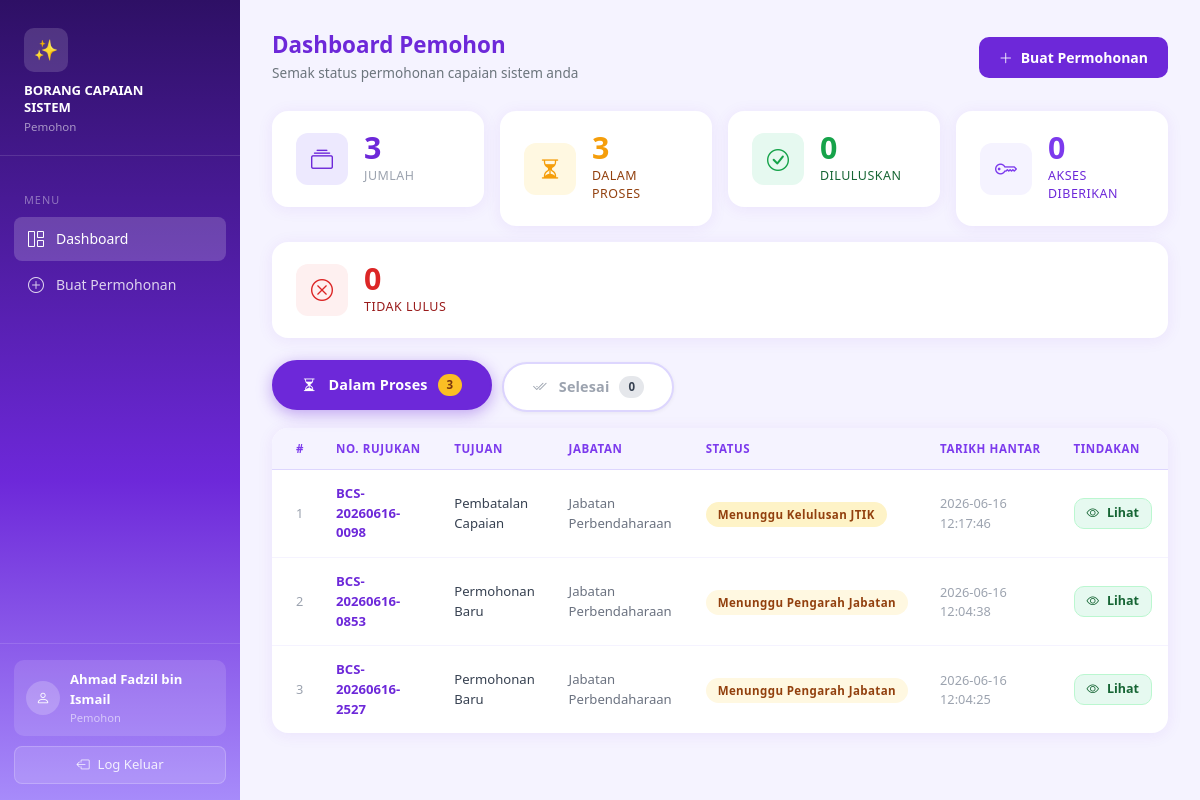
Page /dashboard_pemohon.php (signed in) on the committed database.
### tables this page shows
CREATE TABLE `permohonan` (
    `id`                    INT AUTO_INCREMENT PRIMARY KEY,
    `no_rujukan`            VARCHAR(50) UNIQUE,
    `user_id`               INT NOT NULL,
    `nama`                  VARCHAR(255) NOT NULL,
    `no_kakitangan`         VARCHAR(50) NOT NULL,
    `jawatan`               VARCHAR(255) NOT NULL,
    `gred_jawatan`          VARCHAR(50) NOT NULL,
    `jabatan`               VARCHAR(255) NOT NULL,
    `telefon`               VARCHAR(50) NOT NULL,
    `tujuan`                VARCHAR(50) NOT NULL,
    `status`                VARCHAR(50) NOT NULL DEFAULT 'MENUNGGU_PENGARAH_JAB',
    `tarikh_pemohon`        DATETIME DEFAULT CURRENT_TIMESTAMP,
    `pengarah_jab_id`       INT,
    `nama_pengarah_jab`     VARCHAR(255),
    `tarikh_pengarah_jab`   DATETIME,
    `pengarah_jtik_id`      INT,
    `kelulusan_jtik`        VARCHAR(50),
    `alasan_jtik`           TEXT,
    `tarikh_jtik`           DATETIME,
    `it_pemberi_nama`       VARCHAR(255),
    `it_pemberi_cop`        VARCHAR(255),
    `it_penyemak_nama`      VARCHAR(255),
    `it_penyemak_cop`       VARCHAR(255),
    `tarikh_it`             DATETIME,
    `created_at`            DATETIME DEFAULT CURRENT_TIMESTAMP,
    FOREIGN KEY (`user_id`) REFERENCES `users`(`id`)
);

### config.php (called while the page is built, shortened)
<?php
function statusLabel($status) {
    return match($status) {
        'MENUNGGU_PENYEMAK'     => 'Menunggu Penyemak',
        'MENUNGGU_PENGARAH_JAB' => 'Menunggu Pengarah Jabatan',
        'MENUNGGU_JTIK'         => 'Menunggu Kelulusan JTIK',
        'DILULUSKAN'            => 'Diluluskan',
        'TIDAK_DILULUSKAN'      => 'Tidak Diluluskan',
        'AKSES_DIBERIKAN'       => 'Akses Diberikan',
        default                 => $status,
    };
}
function statusClass($status) {
    return match($status) {
        'MENUNGGU_PENYEMAK'     => 'badge-secondary',
        'MENUNGGU_PENGARAH_JAB' => 'badge-warning',
        'MENUNGGU_JTIK'         => 'badge-info',
        'DILULUSKAN'            => 'badge-success',
        'TIDAK_DILULUSKAN'      => 'badge-danger',
        'AKSES_DIBERIKAN'       => 'badge-primary',
        default                 => 'badge-secondary',
    };
}
function tujuanLabel($tujuan) {
    return match($tujuan) {
        'baru'       => 'Permohonan Baru',
        'kemaskini'  => 'Kemaskini Capaian',
        'pembatalan' => 'Pembatalan Capaian',
        default      => $tujuan,
    };
}

### dashboard_pemohon.php (the view, shortened to what this page needs)
<?php
require_once __DIR__ . '/_includes.php';
$db   = getDB();
$stmt = $db->prepare("SELECT * FROM permohonan WHERE user_id = ? ORDER BY created_at DESC");
$stmt->execute([$_SESSION['user_id']]);
$list = $stmt->fetchAll();
$total    = count($list);
$proses   = array_filter($list, fn($r)=>in_array($r['status'],['MENUNGGU_PENGARAH_JAB','MENUNGGU_JTIK']));
$selesai  = array_filter($list, fn($r)=>in_array($r['status'],['DILULUSKAN','AKSES_DIBERIKAN','TIDAK_DILULUSKAN']));
$defaultTab = count($proses) > 0 ? 'tab-proses' : 'tab-selesai';
$lulus    = count(array_filter($list, fn($r)=>in_array($r['status'],['DILULUSKAN','AKSES_DIBERIKAN'])));
$tolak    = count(array_filter($list, fn($r)=>$r['status']==='TIDAK_DILULUSKAN'));
?>
<!DOCTYPE html>
<html lang="ms">
<head>
    <link href="https://cdn.jsdelivr.net/npm/bootstrap@5.3.0/dist/css/bootstrap.min.css" rel="stylesheet">
    <link href="https://cdn.jsdelivr.net/npm/bootstrap-icons@1.11.0/font/bootstrap-icons.css" rel="stylesheet">
</head>
<body>
<div class="main-content">
    <div class="page-header" style="display:flex;align-items:center;justify-content:space-between;flex-wrap:wrap;gap:12px">
        <div>
            <h4>Dashboard Pemohon</h4>
            <p>Semak status permohonan capaian sistem anda</p>
        </div>
        <a href="borang_permohonan.php" class="btn-primary-dark"><i class="bi bi-plus-lg"></i> Buat Permohonan</a>
    </div>
    <div class="row g-3 mb-4">
        <div class="col-6 col-xl"><div class="stat-card"><div class="stat-icon icon-total"><i class="bi bi-collection"></i></div><div><div class="stat-num num-total"><?=$total?></div><div class="stat-lbl lbl-total">Jumlah</div></div></div></div>
        <div class="col-6 col-xl"><div class="stat-card"><div class="stat-icon icon-warning"><i class="bi bi-hourglass-split"></i></div><div><div class="stat-num num-warning"><?=count($proses)?></div><div class="stat-lbl lbl-warning">Dalam Proses</div></div></div></div>
        <div class="col-6 col-xl"><div class="stat-card"><div class="stat-icon icon-success"><i class="bi bi-check-circle"></i></div><div><div class="stat-num num-success"><?=$lulus?></div><div class="stat-lbl lbl-success">Diluluskan</div></div></div></div>
        <div class="col-6 col-xl"><div class="stat-card"><div class="stat-icon icon-primary"><i class="bi bi-key"></i></div><div><div class="stat-num num-primary"><?=count(array_filter($list,fn($r)=>$r['status']==='AKSES_DIBERIKAN'))?></div><div class="stat-lbl lbl-primary">Akses Diberikan</div></div></div></div>
        <div class="col-6 col-xl"><div class="stat-card"><div class="stat-icon icon-danger"><i class="bi bi-x-circle"></i></div><div><div class="stat-num num-danger"><?=$tolak?></div><div class="stat-lbl lbl-danger">Tidak Lulus</div></div></div></div>
    </div>
    <div class="dash-tabs">
        <button class="dash-tab <?= $defaultTab==='tab-proses'?'active':'' ?>" onclick="switchTab(this,'tab-proses')">
            <i class="bi bi-hourglass-split me-1"></i>Dalam Proses
            <?php if(count($proses)>0): ?><span class="tab-badge" style="background:#fbbf24;color:#78350f"><?=count($proses)?></span><?php endif; ?>
        </button>
        <button class="dash-tab <?= $defaultTab==='tab-selesai'?'active':'' ?>" onclick="switchTab(this,'tab-selesai')">
            <i class="bi bi-check2-all me-1"></i>Selesai
            <span class="tab-badge" style="background:#e5e7eb;color:#374151"><?=count($selesai)?></span>
        </button>
    </div>
    <div id="tab-proses" class="dash-tab-pane <?= $defaultTab==='tab-proses'?'active':'' ?>">
        <div class="table-card">
            <table class="data-table">
                <thead><tr>
                    <th style="padding-left:24px">#</th>
                    <th>No. Rujukan</th><th>Tujuan</th><th>Jabatan</th><th>Status</th><th>Tarikh Hantar</th><th>Tindakan</th>
                </tr></thead>
                <tbody>
                <?php if(empty($proses)): ?>
                <tr><td colspan="7"><div class="empty-state"><i class="bi bi-check2-circle"></i>Tiada permohonan dalam proses. <a href="borang_permohonan.php" style="color:#6d28d9;font-weight:600">Buat sekarang</a>.</div></td></tr>
                <?php else: foreach(array_values($proses) as $i=>$r): ?>
                <tr>
                    <td style="padding-left:24px;color:#9ca3af;font-size:0.8rem"><?=$i+1?></td>
                    <td style="font-weight:600;color:#6d28d9;font-size:0.82rem"><?= htmlspecialchars($r['no_rujukan']??'-') ?></td>
                    <td style="font-size:0.82rem"><?= tujuanLabel($r['tujuan']) ?></td>
                    <td style="font-size:0.82rem;color:#6b7280"><?= htmlspecialchars($r['jabatan']) ?></td>
                    <td><span class="badge-status <?= statusClass($r['status']) ?>"><?= statusLabel($r['status']) ?></span></td>
                    <td style="color:#9ca3af;font-size:0.8rem"><?= $r['created_at'] ?></td>
                    <td><a href="view_permohonan.php?id=<?=$r['id']?>" class="btn-success-soft" style="padding:5px 12px;font-size:0.78rem"><i class="bi bi-eye"></i> Lihat</a></td>
                </tr>
                <?php endforeach; endif; ?>
                </tbody>
            </table>
        </div>
    </div>
</div>
</body></html>

### _includes.php (style rules this page uses)
* { box-sizing: border-box; }
body { font-family: 'Segoe UI', sans-serif; background: #f5f3ff; min-height: 100vh; margin: 0; }
.main-content { margin-left: 240px; padding: 32px; min-height: 100vh; }
.page-header { margin-bottom: 28px; }
.page-header h4 { font-size: 1.4rem; font-weight: 700; color: #6d28d9; margin-bottom: 4px; }
.page-header p { color: #6c757d; font-size: 0.85rem; margin: 0; }
.stat-card { border: none; border-radius: 16px; padding: 22px 24px; display: flex; align-items: center; gap: 16px; box-shadow: 0 2px 16px rgba(109,40,217,0.08); background: #fff; transition: transform 0.15s, box-shadow 0.15s; }
.stat-icon { width: 52px; height: 52px; border-radius: 12px; display: flex; align-items: center; justify-content: center; font-size: 22px; flex-shrink: 0; }
.stat-num { font-size: 1.9rem; font-weight: 800; line-height: 1; }
.stat-lbl { font-size: 0.78rem; font-weight: 500; text-transform: uppercase; letter-spacing: 0.5px; margin-top: 3px; }
.icon-total { background: #ede9fe; color: #6d28d9; }
.icon-warning { background: #fff8e1; color: #f59e0b; }
.icon-success { background: #e6f9f0; color: #16a34a; }
.icon-danger { background: #fef0f0; color: #dc2626; }
.icon-primary { background: #f5f3ff; color: #7c3aed; }
.num-total { color: #6d28d9; }
.num-warning { color: #f59e0b; }
.num-success { color: #16a34a; }
.num-danger { color: #dc2626; }
.num-primary { color: #7c3aed; }
.lbl-total { color: #9ca3af; }
.lbl-warning { color: #92400e; }
.lbl-success { color: #166534; }
.lbl-danger { color: #991b1b; }
.lbl-primary { color: #6d28d9; }
.table-card { background: #fff; border-radius: 16px; box-shadow: 0 2px 16px rgba(109,40,217,0.08); overflow: hidden; }
table.data-table { width: 100%; border-collapse: collapse; }
table.data-table thead th { background: #f5f3ff; color: #7c3aed; font-size: 0.72rem; font-weight: 700; text-transform: uppercase; letter-spacing: 0.6px; padding: 12px 16px; border-bottom: 1px solid #ddd6fe; white-space: nowrap; }
table.data-table tbody td { padding: 14px 16px; border-bottom: 1px solid #f5f3ff; font-size: 0.875rem; color: #374151; vertical-align: middle; }
table.data-table tbody tr:last-child td { border-bottom: none; }
.badge-status { padding: 5px 12px; border-radius: 20px; font-size: 0.72rem; font-weight: 700; letter-spacing: 0.4px; white-space: nowrap; }
.badge-warning { background: #fff8e1; color: #92400e; }
.badge-info { background: #fef3c7; color: #92400e; }
.btn-primary-dark { display: inline-flex; align-items: center; gap: 8px; background: #6d28d9; color: #fff; border: none; border-radius: 10px; padding: 10px 20px; font-size: 0.875rem; font-weight: 600; text-decoration: none; cursor: pointer; transition: background 0.15s, transform 0.15s, box-shadow 0.15s; }
.btn-success-soft { display: inline-flex; align-items: center; gap: 8px; background: #e6f9f0; color: #166534; border: 1px solid #bbf7d0; border-radius: 10px; padding: 8px 16px; font-size: 0.82rem; font-weight: 600; text-decoration: none; cursor: pointer; transition: all 0.15s; }

### dashboard_pemohon.php (style rules this page uses)
.dash-tabs { display:flex;gap:10px;margin-bottom:16px;flex-wrap:wrap }
.dash-tab { display:inline-flex;align-items:center;gap:8px;padding:12px 28px;font-size:0.9rem;font-weight:700;border-radius:50px;border:2px solid #ddd6fe;background:#fff;color:#9ca3af;cursor:pointer;transition:all 0.2s;letter-spacing:0.01em;box-shadow:0 1px 4px rgba(0,0,0,0.06) }
.dash-tab.active { background:#6d28d9;color:#fff;border-color:#6d28d9;box-shadow:0 4px 16px rgba(109,40,217,0.4);transform:translateY(-2px) }
.dash-tab.active .tab-badge { background:rgba(255,255,255,0.25);color:#fff }
.dash-tab-pane { display:none }
.dash-tab-pane.active { display:block }
.tab-badge { font-size:0.72rem;font-weight:700;padding:2px 9px;border-radius:20px;margin-left:2px;background:#f3f4f6;color:#374151 }

### rows in the picture
permohonan: no_rujukan "BCS-20260616-0098", tujuan "Pembatalan Capaian", jabatan "Jabatan Perbendaharaan", status "Menunggu Kelulusan JTIK", created_at "2026-06-16 12:17:46"
permohonan: no_rujukan "BCS-20260616-0853", tujuan "Permohonan Baru", jabatan "Jabatan Perbendaharaan", status "Menunggu Pengarah Jabatan", created_at "2026-06-16 12:04:38"
permohonan: no_rujukan "BCS-20260616-2527", tujuan "Permohonan Baru", jabatan "Jabatan Perbendaharaan", status "Menunggu Pengarah Jabatan", created_at "2026-06-16 12:04:25"

### other values in the picture
$roleLabel "Pemohon"
$item['label'] "Dashboard"
$item['label'] "Buat Permohonan"
$username "Ahmad Fadzil bin Ismail"
$total "3"
count($proses) "3"
$lulus "0"
count(array_filter($list,fn($r)=>$r['status']==='AKSES_DIBERIKAN')) "0"
$tolak "0"
count($selesai) "0"
